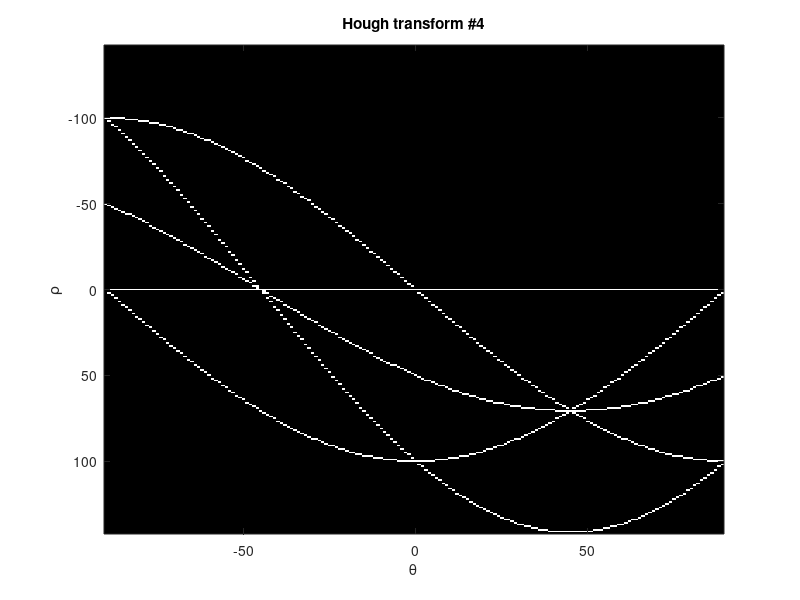

This figure's MATLAB source: (Note: this script raises an error after producing the figure.)


%% part 1 - hough lines 

f=zeros(101,101);
f(1,1)=1;
H=hough(f);
imshow(H,[])
f(101,1)=1;
H=hough(f);
imshow(H,[])
f(1,101)=1;
H=hough(f);
imshow(H,[])
f(101,101)=1;
H=hough(f);
imshow(H,[])
f(51,51)=1;




[H,T,R] = hough(f);
imshow(H,'XData',T,'YData',R,...
      'InitialMagnification','fit');
title('Hough transform #4');
xlabel('\theta'), ylabel('\rho');
axis on, axis normal, hold on;


%% part 2 

% (b) 
% create a square
f=ones(201,201);

% padding it with zeroes
fb =  padarray(f,[100,100],'both');
f_binary = imbinarize(fb);  % binarize the image
fig_21 = figure();
imshow(f_binary,[])
title('binary image of a square');


% (c)

% using the Carry edge detector to generate image of edges
BW = edge(f_binary);
fig_22 = figure();
imshow(BW,[])
title('Edges of a binary square');


% (d) 

% finding the hough transform

[H,T,R] = hough(BW,'RhoResolution',0.5,'ThetaResolution',0.1);
fig23 = figure();
imshow(H,[],'InitialMagnification','fit');
title('Original Hough transform of a square'); 
xlabel('\theta'), ylabel('\rho');
axis on, axis normal, hold on;


fig24 = figure();
imshow(imadjust(rescale(H)),'XData',T,'YData',R,...
      'InitialMagnification','fit');
title('Rescaled & adjusted Hough transform of a square');
xlabel('\theta'), ylabel('\rho');
axis on, axis normal, hold on;


% (f)

% finding the peaks
peaks = houghpeaks(H,10); % setting maximum amount of peaks to 10

theta_values = T(peaks(:,2));
rho_values = R(peaks(:,1));

fprintf('the pairs of the peaks in the square are the following:\n\n');
for i=1:length(theta_values) 
    fprintf('\ttheta : %2.0f   rho: %2.0f\n', theta_values(i), rho_values(i));    
end















